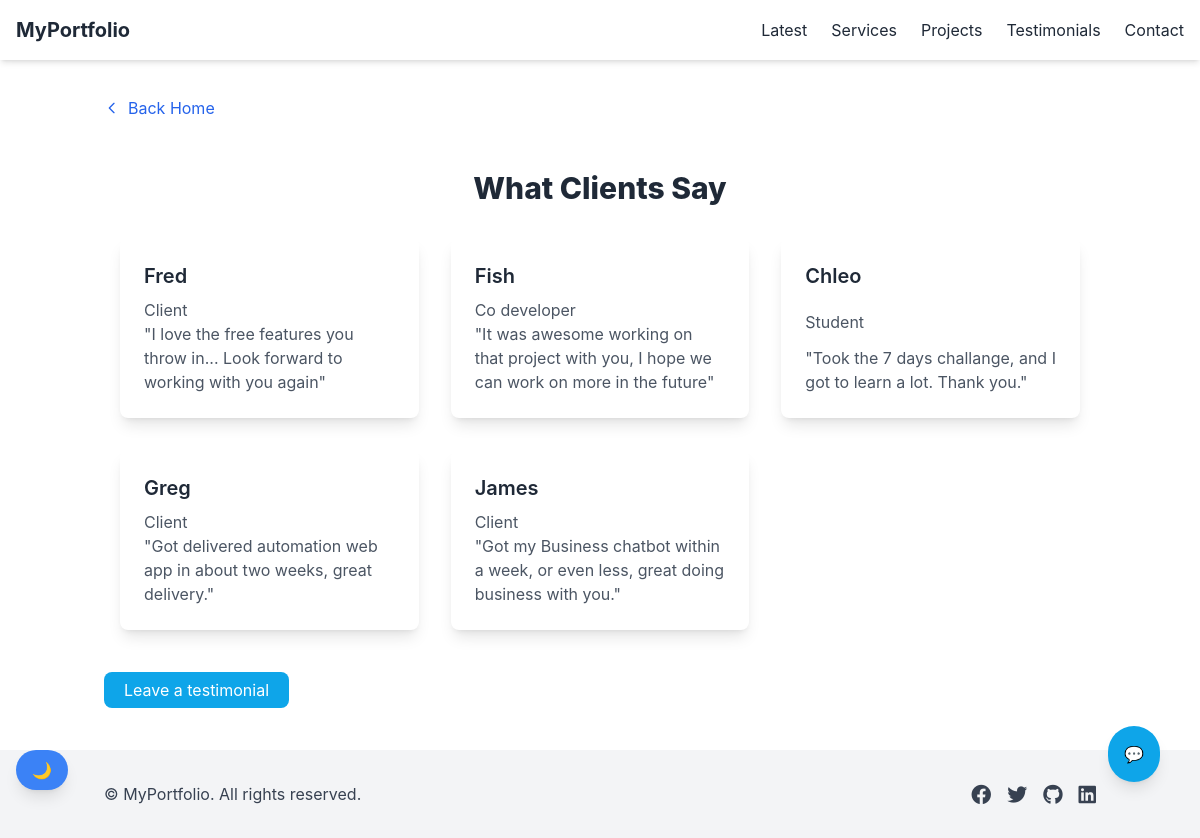
Page /testimonials/ on the committed database.
### testimonials/models.py (models this page shows, shortened)
class Testimonial(models.Model):
    name = models.CharField(max_length=100)
    designation = models.CharField(max_length=100, blank=True, help_text="E.g. CEO, Freelancer")
    message = models.TextField()
    photo = models.ImageField(upload_to='testimonials/', blank=True, null=True)
    is_approved = models.BooleanField(default=False)
    date_posted = models.DateTimeField(auto_now_add=True)
    class Meta:
        ordering = ['-date_posted']

### testimonials/views.py (the view)
# urls.py: path('', views.testimonial_list, name='testimonials'),
def testimonial_list(request):
    testimonials = Testimonial.objects.filter(is_approved=True).order_by('-date_posted')
    return render(request, 'testimonials/testimonials_list.html', {'testimonials': testimonials})

### testimonials/templates/testimonials/testimonials_list.html
{% extends 'base.html' %}
{% block content %}
<div class="max-w-5xl mx-auto py-12 px-4 sm:px-6 lg:px-8">
    <h2 class="text-3xl font-extrabold text-gray-900 mb-8 text-center">What Clients Say</h2>
    <div class="grid grid-cols-1 md:grid-cols-2 lg:grid-cols-3 gap-8">
        {% for testimonial in testimonials %}
            {% include 'partials/_test_cards.html' %}
        {% empty %}
        <p>No testimonials available yet.</p>
        {% endfor %}
    </div>
</div>
<a href="{% url 'submit_testimonial' %}"
class="mt-4 px-5 py-2 span rounded-lg text-white bg-primary hover:bg-sky-600 transition duration-300">
    Leave a testimonial
</a>
{% endblock %}

### testimonials/templates/partials/_test_cards.html (shortened to what this page needs)
<div class="bg-white dark:bg-gray-800 shadow-lg rounded-lg p-6 transition-transform transform hover:scale-105 duration-300 min-w-[200px] max-w-[300px] h-[200px] flex-shrink-0 flex flex-col justify-between" data-aos="fade-up" data-aos-delay="100">
    <h3 class="text-xl font-semibold text-gray-800 dark:text-white mb-2">{{ testimonial.name }}</h3>
    <p class="text-gray-600 dark:text-gray-300">{{ testimonial.designation }}</p>
    <p class="text-gray-600 dark:text-gray-300">"{{ testimonial.message }}"</p>
</div>

### rows in the picture
Testimonial: name "Fred", designation "Client", message "I love the free features you throw in... Look forward to working with you again"
Testimonial: name "Fish", designation "Co developer", message "It was awesome working on that project with you, I hope we can work on more in the future"
Testimonial: name "Chleo", designation "Student", message "Took the 7 days challange, and I got to learn a lot. Thank you."
Testimonial: name "Greg", designation "Client", message "Got delivered automation web app in about two weeks, great delivery."
Testimonial: name "James", designation "Client", message "Got my Business chatbot within a week, or even less, great doing business with you."
